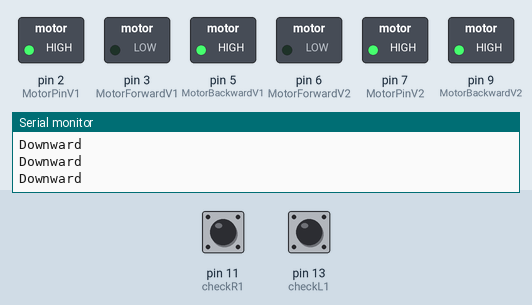
The sketch below on a simulated Arduino Uno, built with avr-gcc and run on an emulated ATmega328P. On the bench: switched loads named in the sketch (green lamp = pin HIGH), the last lines printed to the serial monitor. Dashed ring = blinking. Inputs (shaded band) come from the test bench; at power-on: pin 11 (checkR1) HIGH, pin 13 (checkL1) LOW.

Above: at 1.2 s.
1.3 s: pin 11 (checkR1) driven LOW
At 1.8 s:
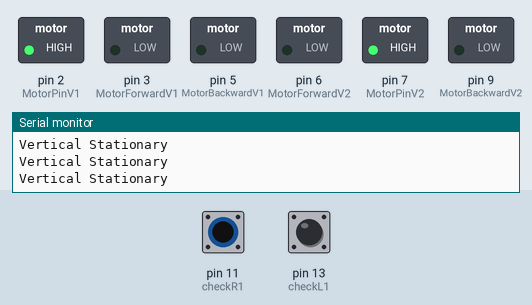
2.8 s: pin 13 (checkL1) driven HIGH
At 3.9 s:
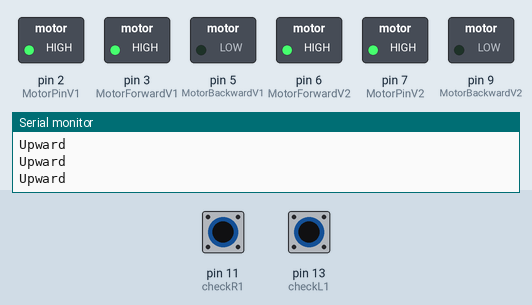
4.3 s: pin 13 (checkL1) driven LOW
At 5.1 s:
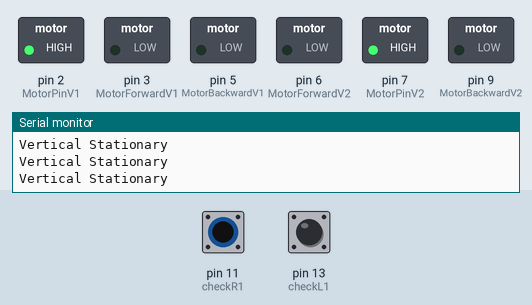
5.8 s: pin 11 (checkR1) driven HIGH
At 6.3 s:
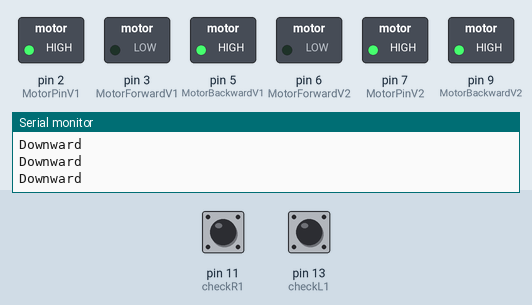
7.3 s: pin 11 (checkR1) pulsed LOW 5 times (0.12 s each, 0.3 s apart)
At 7.51 s:
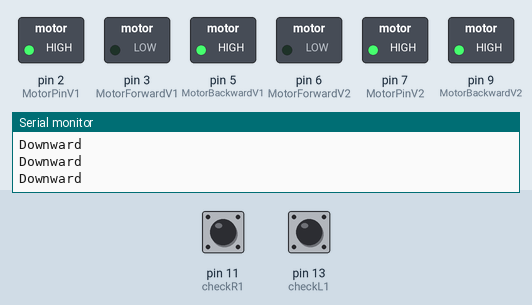
11.8 s: pin 13 (checkL1) pulsed HIGH 2 times (0.12 s each, 0.3 s apart)
At 13.1 s:
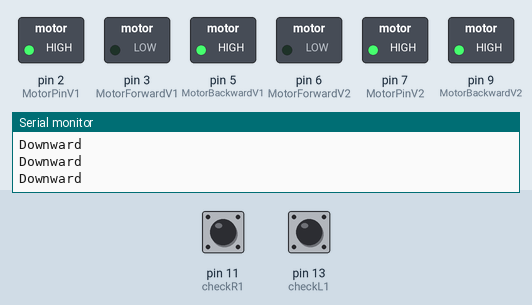
Timing chart, 0 to 14.8 s (numbered marks = the images above; inputs shaded):
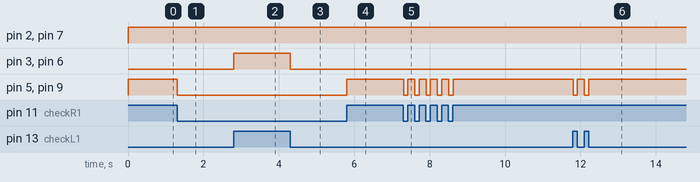

The sketch:

full_throttle.ino
```cpp
#include <PS2X_lib.h>  //for v1.6

PS2X ps2x; // create PS2 Controller Class

//right now, the library does NOT support hot pluggable controllers, meaning
//you must always either restart your Arduino after you conect the controller,
//or call config_gamepad(pins) again after connecting the controller.
int error = 0;
byte type = 0;
byte vibrate = 0;

int MotorPinV1 = 2;      // MotorPin set to pin2
int MotorForwardV1 = 3;   // MotorDirectionPin set to pin3
int MotorBackwardV1 = 5;   // MotorDirectionPin set to pin3

int MotorPinV2 = 7;      // MotorPin set to pin2
int MotorForwardV2 = 6;   // MotorDirectionPin set to pin3
int MotorBackwardV2 = 9;   // MotorDirectionPin set to pin3

int checkL1 = 13;
int checkR1 = 11;

void setup() {
  Serial.begin(57600); // start serial port at 57600 bps
   pinMode(MotorPinV1, OUTPUT);  // sets the pin as output
   pinMode(MotorForwardV1, OUTPUT); // sets the pin as output
   pinMode(MotorBackwardV1, OUTPUT);
   pinMode(MotorPinV2, OUTPUT);  // sets the pin as output
   pinMode(MotorForwardV2, OUTPUT); // sets the pin as output
   pinMode(MotorBackwardV2, OUTPUT);
   pinMode(checkL1, INPUT);
   pinMode(checkR1, INPUT);
}
void loop() {
  digitalWrite(MotorPinV1, HIGH);
  digitalWrite(MotorPinV2, HIGH);
  int L1bool = digitalRead(checkL1);
  int L2bool = digitalRead(checkR1);
  if (L1bool == 1 && L2bool == 0){
    int MoveUpward = 255;
    analogWrite(MotorForwardV1,MoveUpward);
    analogWrite(MotorBackwardV1,0);
    analogWrite(MotorForwardV2,MoveUpward);
    analogWrite(MotorBackwardV2,0);
    Serial.println("Upward");
    //end of L1 pressed
  }else if (L1bool == 0 && L2bool == 1){
    int MoveDownward = 255;
    analogWrite(MotorForwardV1,0);
    analogWrite(MotorBackwardV1,MoveDownward);
    analogWrite(MotorForwardV2,0);
    analogWrite(MotorBackwardV2,MoveDownward);
    Serial.println("Downward");
    //end of R1 pressed
  }else if(L1bool == 0 && L2bool == 0){
   Serial.println("Vertical Stationary");
   analogWrite(MotorForwardV1,0);
   analogWrite(MotorBackwardV1,0);
   analogWrite(MotorForwardV2,0);
   analogWrite(MotorBackwardV2,0);
  }else if(L1bool == 1 && L2bool == 1){
   Serial.println("Contradiction");
   analogWrite(MotorForwardV1,0);
   analogWrite(MotorBackwardV1,0);
   analogWrite(MotorForwardV2,0);
   analogWrite(MotorBackwardV2,0);
  }
  delay(10);
}
```

Measured:
- after the input at 1.3 s, pin 5 (MotorBackwardV1), pin 9 (MotorBackwardV2): HIGH → LOW at once
- after the input at 2.8 s, pin 3 (MotorForwardV1), pin 6 (MotorForwardV2): LOW → HIGH at once
- after the input at 4.3 s, pin 3 (MotorForwardV1), pin 6 (MotorForwardV2): HIGH → LOW at once
- after the input at 5.8 s, pin 5 (MotorBackwardV1), pin 9 (MotorBackwardV2): LOW → HIGH at once
- after the input at 7.3 s, pin 5 (MotorBackwardV1), pin 9 (MotorBackwardV2): alternates HIGH for 0.18 s and LOW for 0.12 s, 10 changes in all, then stays HIGH, starting at once
- after the input at 11.8 s, pin 5 (MotorBackwardV1), pin 9 (MotorBackwardV2): alternates HIGH for 0.18 s and LOW for 0.12 s, 4 changes in all, then stays HIGH, starting at once
